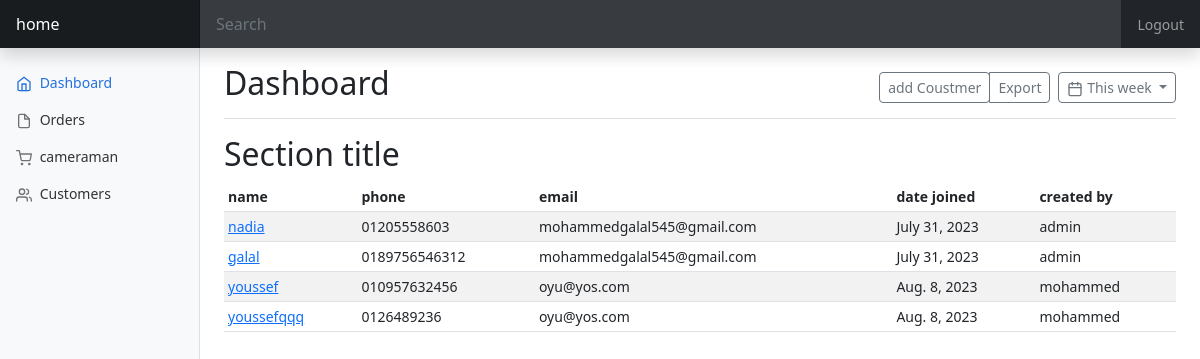
/client/ (signed in), run on the app's committed database.
### website/models.py (models this page shows, shortened)
class Client(models.Model):
    id          = models.AutoField(primary_key=True)
    name        = models.CharField(max_length=30,blank=True, null=True,unique=True)
    phone       = models.CharField(max_length=15)
    email       = models.CharField(max_length=255, blank=True, null=True)
    date_joined = models.DateField(auto_now_add=True)
    is_active   = models.BooleanField(default=True)
    created_by  = models.ForeignKey(User, on_delete=models.CASCADE)

### website/views.py (the view)
# urls.py: path('client/',views.Client_View,name='client'),
@login_required
def Client_View(request):
    form = Client.objects.all
    return render(request,'client.html',{'form':form})

### website/templates/client.html (shortened to what this page needs)
{%load static %}
  <!doctype html>
  <html lang="en">
    <head>
  <link href="/CMMS/static/bootstrap.min.css" rel="stylesheet">
      <link href="/CMMS/static/dashboard.css" rel="stylesheet">
    </head>
    <body>
  <header class="navbar navbar-dark sticky-top bg-dark flex-md-nowrap p-0 shadow">
    <a class="navbar-brand col-md-3 col-lg-2 me-0 px-3 fs-6" href="{%url 'home'%}">home</a>
    <input class="form-control form-control-dark w-100 rounded-0 border-0" type="text" placeholder="Search" aria-label="Search">
    <div class="navbar-nav">
      <div class="nav-item text-nowrap">
        {%if request.user.is_authenticated %}
         <a  class="nav-link px-3" href="{% url 'logout' %}">Logout</a>
        {%else%}
          <a  class="nav-link px-3" href="{% url 'login' %}">Login</a>
        {%endif%}
      </div>
    </div>
  </header>
    <nav id="sidebarMenu" class="col-md-3 col-lg-2 d-md-block bg-light sidebar collapse">
      <div class="position-sticky pt-3 sidebar-sticky">
        <ul class="nav flex-column">
          <li class="nav-item">
            <a class="nav-link active" aria-current="page" href="{%url 'home'%}">
              <span data-feather="home" class="align-text-bottom"></span>
              Dashboard
            </a>
          </li>
          <li class="nav-item">
            <a class="nav-link" href="{%url 'order'%}">
              <span data-feather="file" class="align-text-bottom"></span>
              Orders
            </a>
          </li>
          <li class="nav-item">
            <a class="nav-link" href="{%url 'cameraman'%}">
              <span data-feather="shopping-cart" class="align-text-bottom"></span>
              cameraman
            </a>
          </li>
          <li class="nav-item">
            <a class="nav-link" href="{%url 'client'%}">
              <span data-feather="users" class="align-text-bottom"></span>
              Customers
            </a>
          </li>
        </ul>
      </div>
    </nav>
    <main class="col-md-9 ms-sm-auto col-lg-10 px-md-4" >
      <div class="d-flex justify-content-between flex-wrap flex-md-nowrap align-items-center pt-3 pb-2 mb-3 border-bottom">
        <h1 class="h2">Dashboard</h1>
        <div class="btn-toolbar mb-2 mb-md-0">
          <div class="btn-group me-2">
            <a href="{%url 'add_client'%}">
              <button type="button" class="btn btn-sm btn-outline-secondary">add Coustmer</button>
            </a>
            <button type="button" class="btn btn-sm btn-outline-secondary">Export</button>
          </div>
          <button type="button" class="btn btn-sm btn-outline-secondary dropdown-toggle">
            <span data-feather="calendar" class="align-text-bottom"></span>
            This week
          </button>
        </div>
      </div>
      <h2>Section title</h2>
      <div class="table-responsive" width="900" height="380">
        <table class="table table-striped table-sm">
          <thead>
            <tr>
              <th>name</th>
              <th>phone</th>
              <th>email</th>
              <th>date joined</th>
              <th>created by</th>
            </tr>
          </thead>
          <tbody>
            {%for x in form%}
              <tr>
                  <td><a href="{%url 'client_detail' x.id%}">{{x.name}}</a></td>
                  <td>{{x.phone}}</td>
                  <td>{{x.email}}</td>
                  <td>{{x.date_joined}}</td>
                  <td>{{x.created_by}}</td>
              </tr>
            {% endfor %}
          </tbody>
        </table>
      </div>
      <body>
    </main>
    </body>
  </html>

### CMMS/static/dashboard.css (style rules this page uses)
body { font-size: .875rem; }
.feather { width: 16px; height: 16px; }
.sidebar { position: fixed; top: 0; bottom: 0; left: 0; z-index: 100; padding: 48px 0 0; box-shadow: inset -1px 0 0 rgba(0, 0, 0, .1); }
.sidebar-sticky { height: calc(100vh - 48px); overflow-x: hidden; overflow-y: auto; }
.sidebar .nav-link { font-weight: 500; color: #333; }
.sidebar .nav-link .feather { margin-right: 4px; color: #727272; }
.sidebar .nav-link.active { color: #2470dc; }
.sidebar .nav-link:hover .feather, .sidebar .nav-link.active .feather { color: inherit; }
.navbar-brand { padding-top: .75rem; padding-bottom: .75rem; background-color: rgba(0, 0, 0, .25); box-shadow: inset -1px 0 0 rgba(0, 0, 0, .25); }
.navbar .form-control { padding: .75rem 1rem; }
.form-control-dark { color: #fff; background-color: rgba(255, 255, 255, .1); border-color: rgba(255, 255, 255, .1); }

### data on the page
Client: name "nadia", phone "01205558603", email "mohammedgalal545@gmail.com", date_joined "July 31, 2023", created_by "admin"
Client: name "galal", phone "0189756546312", email "mohammedgalal545@gmail.com", date_joined "July 31, 2023", created_by "admin"
Client: name "youssef", phone "010957632456", email "oyu@yos.com", date_joined "Aug. 8, 2023", created_by "mohammed"
Client: name "youssefqqq", phone "0126489236", email "oyu@yos.com", date_joined "Aug. 8, 2023", created_by "mohammed"
